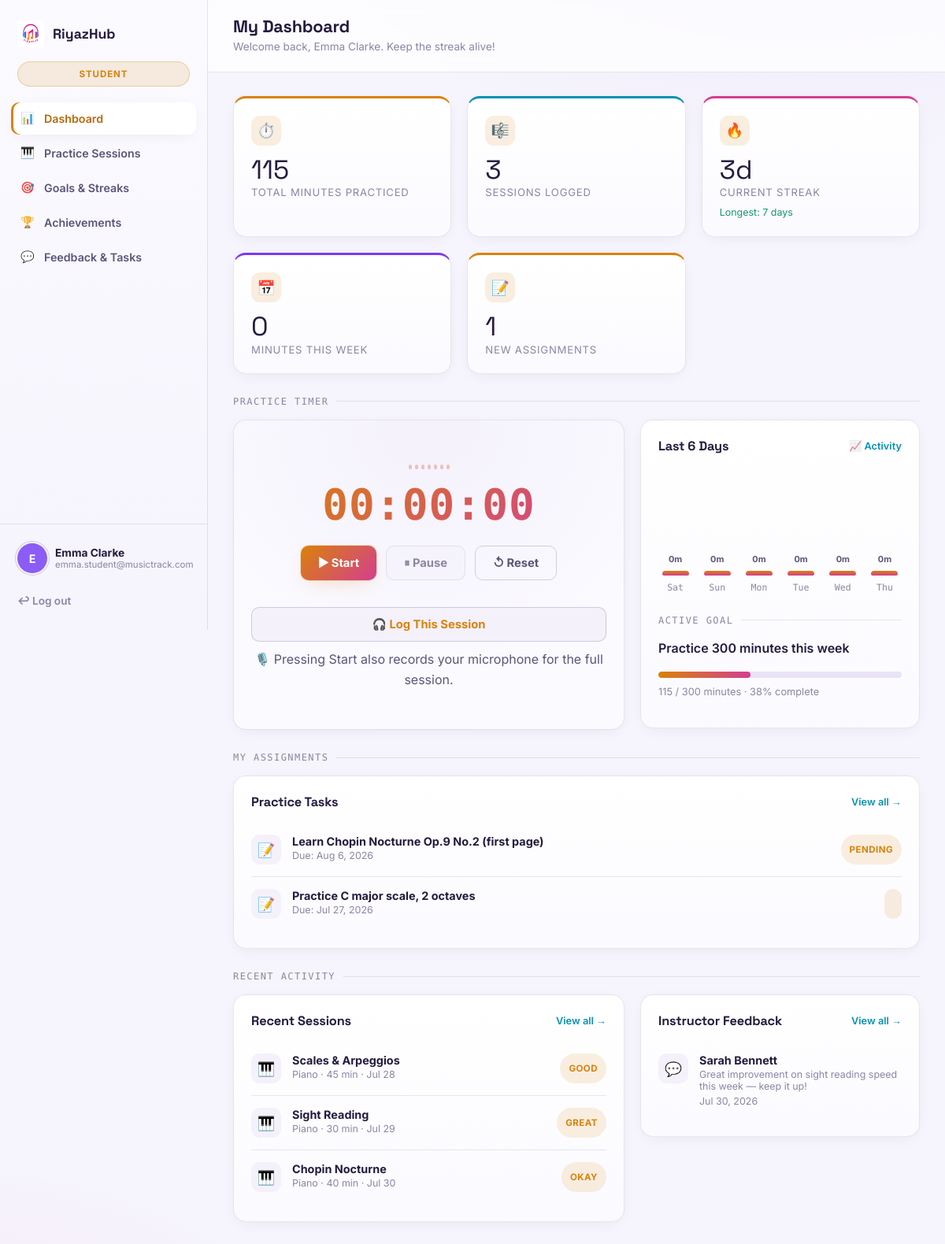
/student/dashboard.php (signed in), run on the app's committed database.
### tables this page shows
CREATE TABLE streaks (
  id INT AUTO_INCREMENT PRIMARY KEY,
  student_id INT NOT NULL UNIQUE,
  current_streak INT NOT NULL DEFAULT 0,
  longest_streak INT NOT NULL DEFAULT 0,
  last_practice_date DATE DEFAULT NULL,
  CONSTRAINT fk_streaks_student FOREIGN KEY (student_id) REFERENCES users(id) ON DELETE CASCADE
);

CREATE TABLE goals (
  id INT AUTO_INCREMENT PRIMARY KEY,
  student_id INT NOT NULL,
  title VARCHAR(150) NOT NULL,
  target_minutes INT NOT NULL DEFAULT 0,
  deadline DATE DEFAULT NULL,
  status ENUM('in_progress','completed','missed') NOT NULL DEFAULT 'in_progress',
  created_at TIMESTAMP DEFAULT CURRENT_TIMESTAMP,
  CONSTRAINT fk_goals_student FOREIGN KEY (student_id) REFERENCES users(id) ON DELETE CASCADE
);

CREATE TABLE assignments (
  id INT AUTO_INCREMENT PRIMARY KEY,

  instructor_id INT NOT NULL,
  student_id INT NOT NULL,

  title VARCHAR(150) NOT NULL,
  description TEXT,
  due_date DATE DEFAULT NULL,

   
  status ENUM(
    'pending',
    'submitted',
    'accepted',
    'rejected'
  ) NOT NULL DEFAULT 'pending',

   
  completed_at TIMESTAMP NULL DEFAULT NULL 
  COMMENT 'When student submitted completion',

   
  reviewed_at TIMESTAMP NULL DEFAULT NULL,
  instructor_feedback TEXT DEFAULT NULL,

   
  points INT DEFAULT 0,
  points_awarded BOOLEAN DEFAULT FALSE,

  created_at TIMESTAMP DEFAULT CURRENT_TIMESTAMP,

  CONSTRAINT fk_assign_instructor 
  FOREIGN KEY (instructor_id) REFERENCES users(id) 
  ON DELETE CASCADE,

  CONSTRAINT fk_assign_student 
  FOREIGN KEY (student_id) REFERENCES users(id) 
  ON DELETE CASCADE

);

CREATE TABLE practice_sessions (
  id INT AUTO_INCREMENT PRIMARY KEY,
  student_id INT NOT NULL,
  instrument_id INT DEFAULT NULL,
  session_date DATE NOT NULL,
  duration_minutes INT NOT NULL,
  focus_area VARCHAR(150) DEFAULT NULL,
  notes TEXT,
  mood ENUM('great','good','okay','tough') DEFAULT 'good',
  video_path VARCHAR(255) DEFAULT NULL,
  created_at TIMESTAMP DEFAULT CURRENT_TIMESTAMP,
  CONSTRAINT fk_sessions_student FOREIGN KEY (student_id) REFERENCES users(id) ON DELETE CASCADE,
  CONSTRAINT fk_sessions_instrument FOREIGN KEY (instrument_id) REFERENCES instruments(id) ON DELETE SET NULL
);

CREATE TABLE instruments (
  id INT AUTO_INCREMENT PRIMARY KEY,
  name VARCHAR(100) NOT NULL,
  description VARCHAR(255) DEFAULT NULL,
  icon VARCHAR(10) DEFAULT '🎵',
  created_at TIMESTAMP DEFAULT CURRENT_TIMESTAMP
);

CREATE TABLE feedback (
  id INT AUTO_INCREMENT PRIMARY KEY,
  instructor_id INT NOT NULL,
  student_id INT NOT NULL,
  session_id INT DEFAULT NULL,
  message TEXT NOT NULL,
  rating TINYINT DEFAULT NULL COMMENT '1-5 star rating given alongside feedback, used in leaderboard scoring',
  created_at TIMESTAMP DEFAULT CURRENT_TIMESTAMP,
  CONSTRAINT fk_feedback_instructor FOREIGN KEY (instructor_id) REFERENCES users(id) ON DELETE CASCADE,
  CONSTRAINT fk_feedback_student FOREIGN KEY (student_id) REFERENCES users(id) ON DELETE CASCADE,
  CONSTRAINT fk_feedback_session FOREIGN KEY (session_id) REFERENCES practice_sessions(id) ON DELETE SET NULL
);

CREATE TABLE users (
  id INT AUTO_INCREMENT PRIMARY KEY,
  full_name VARCHAR(120) NOT NULL,
  email VARCHAR(150) NOT NULL UNIQUE,
  password VARCHAR(255) NOT NULL,
  role ENUM('admin','instructor','student') NOT NULL DEFAULT 'student',
  instrument_id INT DEFAULT NULL,
  instructor_id INT DEFAULT NULL,           
  status ENUM('active','inactive') NOT NULL DEFAULT 'active',
  avatar_color VARCHAR(20) DEFAULT '#7c3aed',
  created_at TIMESTAMP DEFAULT CURRENT_TIMESTAMP,
  CONSTRAINT fk_users_instrument FOREIGN KEY (instrument_id) REFERENCES instruments(id) ON DELETE SET NULL,
  CONSTRAINT fk_users_instructor FOREIGN KEY (instructor_id) REFERENCES users(id) ON DELETE SET NULL
);

### includes/functions.php (called while the page is built, shortened)
<?php
function weeklyMinutes(PDO $db, $studentId) {
    $stmt = $db->prepare("SELECT COALESCE(SUM(duration_minutes),0) AS m FROM practice_sessions
                           WHERE student_id = ? AND YEARWEEK(session_date, 1) = YEARWEEK(CURDATE(), 1)");
    $stmt->execute([$studentId]);
    return (int) $stmt->fetch()['m'];
}
function dailyMinutes(PDO $db, $studentId, $days = 7) {
    $stmt = $db->prepare("SELECT session_date, SUM(duration_minutes) AS minutes
                           FROM practice_sessions
                           WHERE student_id = ? AND session_date >= (CURDATE() - INTERVAL ? DAY)
                           GROUP BY session_date
                           ORDER BY session_date ASC");
    $stmt->execute([$studentId, $days]);
    $rows = $stmt->fetchAll();
    $map = [];
    $result = [];
    for ($i = $days - 1; $i >= 0; $i--) {
        $d = date('Y-m-d', strtotime("-$i day"));
        $result[] = ['date' => $d, 'label' => date('D', strtotime($d)), 'minutes' => $map[$d] ?? 0];
    }
    return $result;
}
function timeAgo($datetime) {
    $ts = strtotime($datetime);
    $diff = time() - $ts;
    return date('M j, Y', $ts);
}

### includes/auth.php (called while the page is built, shortened)
<?php
function h($str) {
    return htmlspecialchars((string) $str, ENT_QUOTES, 'UTF-8');
}

### student/dashboard.php (the view, shortened to what this page needs)
<?php
require_once __DIR__ . '/../includes/auth.php';
require_once __DIR__ . '/../includes/functions.php';
$db = getDB();
$studentId = $_SESSION['user_id'];
$stmt = $db->prepare('SELECT * FROM streaks WHERE student_id = ?');
$stmt->execute([$studentId]);
$streak = $stmt->fetch() ?: [
    'current_streak' => 0,
    'longest_streak' => 0
];
$stmt = $db->prepare('
    SELECT
        COALESCE(SUM(duration_minutes),0) m,
        COUNT(*) c
    FROM practice_sessions
    WHERE student_id = ?
');
$stmt->execute([$studentId]);
$totals = $stmt->fetch();
$weekMinutes = weeklyMinutes($db, $studentId);
$chartData = dailyMinutes($db, $studentId, 6);
$maxMinutes = max(
    1,
    max(array_column($chartData, 'minutes'))
);
$stmt = $db->prepare('
    SELECT g.*,
    (
        SELECT COALESCE(SUM(duration_minutes),0)
        FROM practice_sessions
        WHERE student_id = g.student_id
        AND created_at >= g.created_at
    ) AS progress_minutes
    FROM goals g
    WHERE g.student_id = ?
    AND g.status = "in_progress"
    ORDER BY g.deadline DESC
    LIMIT 1
');
$stmt->execute([$studentId]);
$activeGoal = $stmt->fetch();
$stmt = $db->prepare('
    SELECT *
    FROM assignments
    WHERE student_id = ?
    ORDER BY created_at DESC
');
$stmt->execute([$studentId]);
$assignments = $stmt->fetchAll();
$stmt = $db->prepare('
    SELECT COUNT(*)
    FROM assignments
    WHERE student_id = ?
    AND status = "pending"
');
$stmt->execute([$studentId]);
$pendingAssignments = (int)$stmt->fetchColumn();
$stmt = $db->prepare('
    SELECT
        ps.*,
        i.name AS instrument_name,
        i.icon
    FROM practice_sessions ps
    LEFT JOIN instruments i
    ON i.id = ps.instrument_id
    WHERE ps.student_id = ?
    ORDER BY ps.created_at DESC
    LIMIT 5
');
$stmt->execute([$studentId]);
$recentSessions = $stmt->fetchAll();
$stmt = $db->prepare('
    SELECT
        f.*,
        u.full_name AS instructor_name
    FROM feedback f
    JOIN users u
    ON u.id = f.instructor_id
    WHERE f.student_id = ?
    ORDER BY f.created_at DESC
    LIMIT 3
');
$stmt->execute([$studentId]);
$recentFeedback = $stmt->fetchAll();
require __DIR__ . '/../includes/sidebar.php';
?>
<div class="grid grid-5">
<div class="card stat-card">
<div class="stat-icon">
⏱️
</div>
<div class="stat-value">
<?= (int)$totals['m'] ?>
</div>
<div class="stat-label">
Total Minutes Practiced
</div>
</div>
<div class="card stat-card accent-cyan">
<div class="stat-icon">
🎼
</div>
<div class="stat-value">
<?= (int)$totals['c'] ?>
</div>
<div class="stat-label">
Sessions Logged
</div>
</div>
<div class="card stat-card accent-magenta">
<div class="stat-icon">
🔥
</div>
<div class="stat-value">
<?= (int)$streak['current_streak'] ?>d
</div>
<div class="stat-label">
Current Streak
</div>
<div class="stat-delta up">
Longest:
<?= (int)$streak['longest_streak'] ?> days
</div>
</div>
<div class="card stat-card accent-violet">
<div class="stat-icon">
📅
</div>
<div class="stat-value">
<?= (int)$weekMinutes ?>
</div>
<div class="stat-label">
Minutes This Week
</div>
</div>
<div class="card stat-card accent-orange">
<div class="stat-icon">
📝
</div>
<div class="stat-value">
<?= $pendingAssignments ?>
</div>
<div class="stat-label">
New Assignments
</div>
</div>
</div>
<div class="eq-divider">
Practice Timer
</div>
<div class="two-col">
<div class="card timer-card">
<div class="eq-bars is-paused" id="timerEq">
<span></span>
<span></span>
<span></span>
<span></span>
<span></span>
<span></span>
<span></span>
</div>
<div class="timer-display" id="timerDisplay">
</div>
<div class="timer-controls">
<button class="btn btn-primary" id="timerStart">
▶ Start
</button>
<button class="btn btn-ghost" id="timerPause">
⏸ Pause
</button>
<button class="btn btn-outline" id="timerReset">
↺ Reset
</button>
</div>
<button
class="btn btn-block"
style="
background:var(--surface-2);
border:1px solid var(--line-strong);
color:var(--gold);
margin-top:14px;"
id="timerLog">
🎧 Log This Session
</button>
<p class="hint" style="margin-top:10px;">
🎙️ Pressing Start also records your microphone for the full session.
</p>
</div>
<div class="card">
<div class="card-header">
<h3>
Last 6 Days
</h3>
<span class="link">
📈 Activity
</span>
</div>
<div class="bar-chart">
<?php foreach ($chartData as $day): ?>
<div class="bc-col">
<span class="bc-val">
<?= $day['minutes'] ?>m
</span>
<div
class="bc-bar"
style="
height:
<?= max(4, round(($day['minutes'] / $maxMinutes) * 100)) ?>%;
">
</div>
<span class="bc-label">
<?= h($day['label']) ?>
</span>
</div>
<?php endforeach; ?>
</div>
<?php if ($activeGoal): ?>
<div class="eq-divider">
Active Goal
</div>
<p style="color:var(--text);font-weight:600;">
<?= h($activeGoal['title']) ?>
</p>
<?php
$pct = min(
    100,
    round(
        ($activeGoal['progress_minutes']
        /
        max(1,$activeGoal['target_minutes']))
        * 100
    )
);
?>
<div class="progress">
<span style="width:<?= $pct ?>%"></span>
</div>
<p class="text-faint"
style="margin-top:8px;font-size:.8rem;">
<?= (int)$activeGoal['progress_minutes'] ?>
/
<?= (int)$activeGoal['target_minutes'] ?>
minutes
·
<?= $pct ?>% complete
</p>
<?php endif; ?>
</div>
</div>
<div class="eq-divider">
My Assignments
</div>
<div class="card">
<div class="card-header">
<h3>
Practice Tasks
</h3>
<a href="feedback.php" class="link">
View all →
</a>
</div>
<?php if (!$assignments): ?>
<div class="empty-state">
<h3>
No assignments yet
</h3>
<p>
Your instructor will assign practice tasks here.
</p>
</div>
<?php else: ?>
<?php foreach(array_slice($assignments,0,5) as $a): ?>
<div class="list-item">
<div class="li-icon">
📝
</div>
<div style="flex:1">
<div class="li-title">
<?= h($a['title']) ?>
</div>
<div class="li-meta">
<?php if($a['due_date']): ?>
Due:
<?= date(
'M j, Y',
strtotime($a['due_date'])
) ?>
<?php endif; ?>
</div>
</div>
<?php
$statusClass = match ($a['status']) {
    'pending'  => 'badge-gold',
    'submitted' => 'badge-warning',
    'accepted'  => 'badge-success',
    'rejected'  => 'badge-danger',
    default     => 'badge-gold',
};
?>
<span class="badge <?= $statusClass ?>">
    <?= ucfirst($a['status']) ?>
</span>
</div>
<?php endforeach; ?>
<?php endif; ?>
</div>
<div class="eq-divider">
Recent Activity
</div>
<div class="two-col">
<div class="card">
<div class="card-header">
<h3>
Recent Sessions
</h3>
<a class="link" href="sessions.php">
View all →
</a>
</div>
<?php if(!$recentSessions): ?>
<div class="empty-state">
<div class="eq-bars">
<span></span>
<span></span>
<span></span>
<span></span>
<span></span>
</div>
<h3>
No sessions logged yet
</h3>
<p>
Start practicing to build your streak.
</p>
</div>
<?php else: ?>
<?php foreach($recentSessions as $s): ?>
<div class="list-item">
<div class="li-icon">
<?= h($s['icon'] ?? '🎵') ?>
</div>
<div style="flex:1">
<div class="li-title">
<?= h(
$s['focus_area']
?:
($s['instrument_name'] ?? 'Practice Session')
) ?>
</div>
<div class="li-meta">
<?= h($s['instrument_name'] ?? '') ?>
·
<?= (int)$s['duration_minutes'] ?> min
·
<?= date(
'M j',
strtotime($s['session_date'])
) ?>
</div>
</div>
<span class="badge badge-gold">
<?= h(
ucfirst($s['mood'])
) ?>
</span>
</div>
<?php endforeach; ?>
<?php endif; ?>
</div>
<div class="card">
<div class="card-header">
<h3>
Instructor Feedback
</h3>
<a class="link" href="feedback.php">
View all →
</a>
</div>
<?php if (!$recentFeedback): ?>
<div class="empty-state">
<h3>
No feedback yet
</h3>
<p>
Your instructor's notes will show up here.
</p>
</div>
<?php else: ?>
<?php foreach($recentFeedback as $f): ?>
<div class="list-item">
<div class="li-icon">
💬
</div>
<div>
<div class="li-title">
<?= h($f['instructor_name']) ?>
</div>
<div class="li-meta">
<?= h($f['message']) ?>
</div>
<div class="li-meta text-faint"
style="margin-top:4px;">
<?= timeAgo($f['created_at']) ?>
</div>
</div>
</div>
<?php endforeach; ?>
<?php endif; ?>
</div>
</div>
<?php require __DIR__ . '/../includes/footer.php'; ?>

### data on the page
streaks: current_streak "3", longest_streak "7"
goals: title "Practice 300 minutes this week", target_minutes "300"
assignments: title "Learn Chopin Nocturne Op.9 No.2 (first page)", due_date "Aug 6, 2026", status "PENDING"
assignments: title "Practice C major scale, 2 octaves", due_date "Jul 27, 2026"
practice_sessions: instrument.icon "🎹", focus_area "Scales & Arpeggios", instrument.name "Piano", duration_minutes "45", session_date "Jul 28", mood "GOOD"
practice_sessions: instrument.icon "🎹", focus_area "Sight Reading", instrument.name "Piano", duration_minutes "30", session_date "Jul 29", mood "GREAT"
practice_sessions: instrument.icon "🎹", focus_area "Chopin Nocturne", instrument.name "Piano", duration_minutes "40", session_date "Jul 30", mood "OKAY"
feedback: instructor.full_name "Sarah Bennett", message "Great improvement on sight reading speed this week — keep it up!", created_at "Jul 30, 2026"

### other printed values
$roleLabels[$role] "STUDENT"
$item['ico'] "📊"
$item['label'] "Dashboard"
$item['ico'] "🎹"
$item['label'] "Practice Sessions"
$item['ico'] "🎯"
$item['label'] "Goals & Streaks"
$item['ico'] "🏆"
$item['label'] "Achievements"
$item['ico'] "💬"
$item['label'] "Feedback & Tasks"
substr($user['full_name'],0,1) "E"
$user['full_name'] "Emma Clarke"
$user['email'] "emma.student@musictrack.com"
$pageTitle "My Dashboard"
